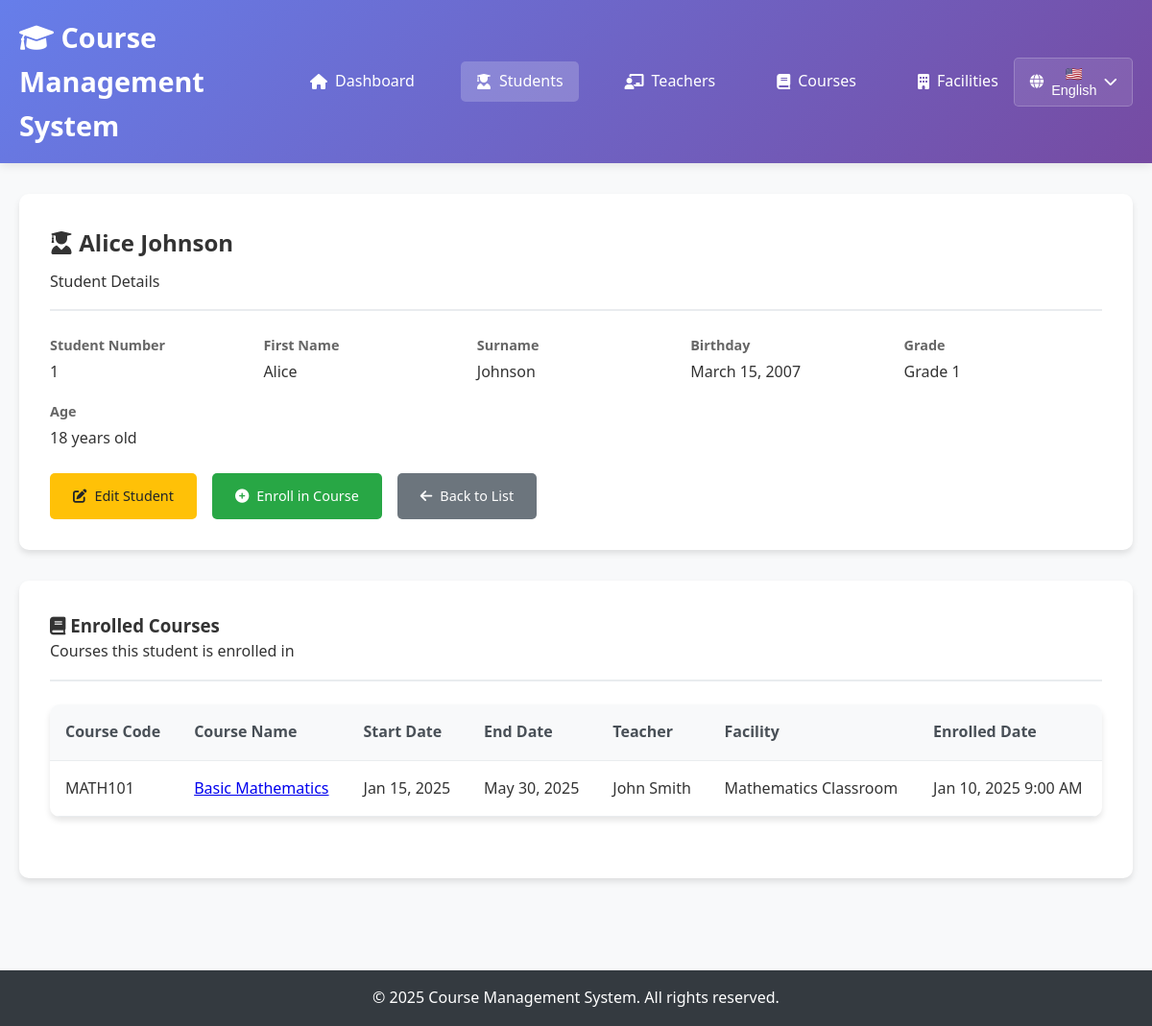
The page /students/view.php?id=1 on the database as committed earlier.
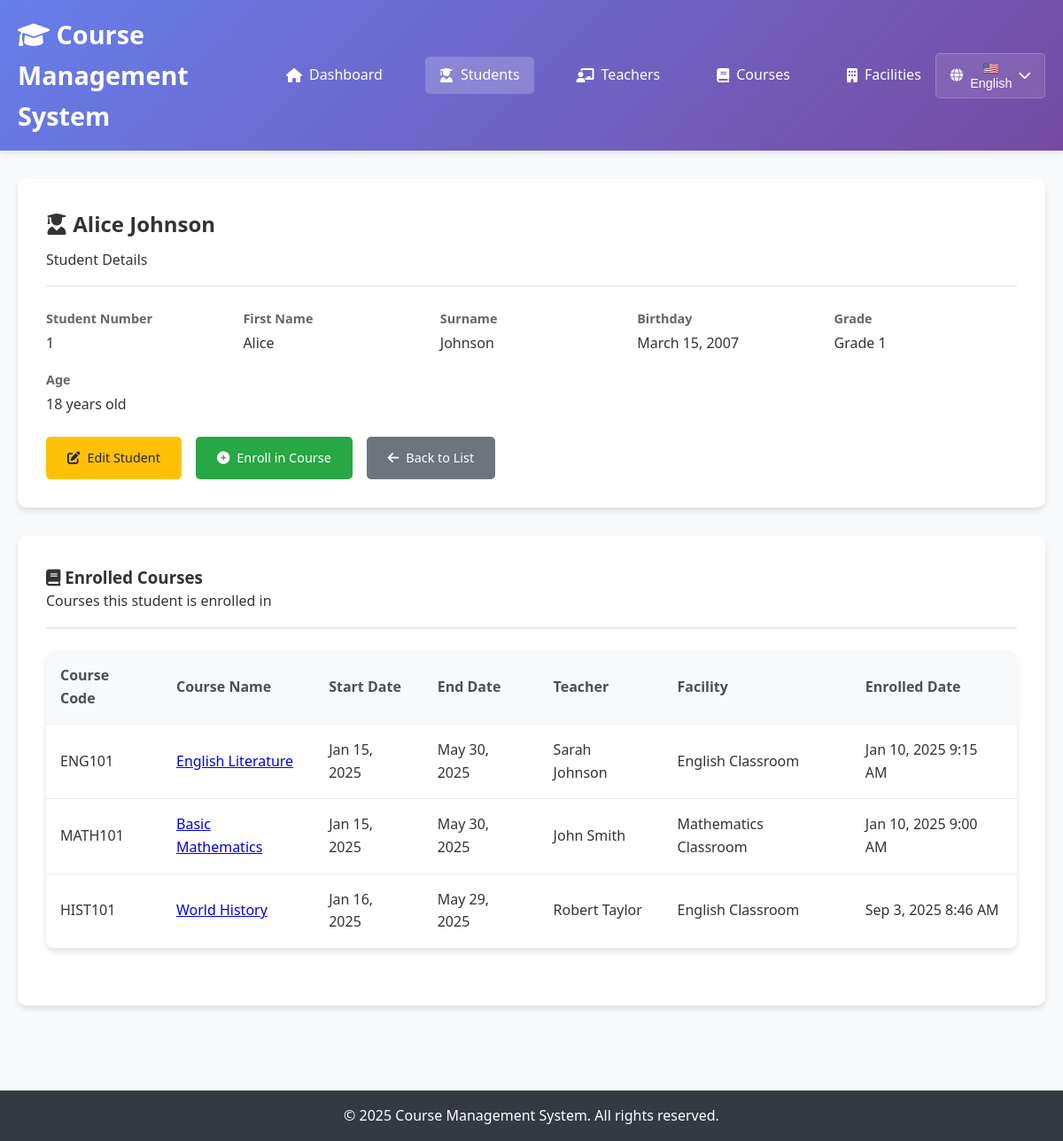
The same page on the database as committed later.
### tables this page shows
CREATE TABLE `course_logins` (
  `emblem` int(11) NOT NULL,
  `student_id` int(11) DEFAULT NULL,
  `course_id` varchar(20) DEFAULT NULL,
  `login_date_time` datetime DEFAULT current_timestamp()
);

CREATE TABLE `courses` (
  `emblem` varchar(20) NOT NULL,
  `name` varchar(100) NOT NULL,
  `description` text DEFAULT NULL,
  `start_day` date NOT NULL,
  `rest_of_day` date NOT NULL,
  `teacher_id` int(11) DEFAULT NULL,
  `facility_id` varchar(20) DEFAULT NULL
);

CREATE TABLE `facilities` (
  `emblem` varchar(20) NOT NULL,
  `name` varchar(100) NOT NULL,
  `capacity` int(11) NOT NULL
);

### config/database.php (called while the page is built, shortened)
<?php
function executeQuery($pdo, $sql, $params = []) {
    try {
        $stmt = $pdo->prepare($sql);
        $stmt->execute($params);
        return $stmt;
    } catch(PDOException $e) {
        throw new Exception("Query failed: " . $e->getMessage());
    }
}
function getRecordById($pdo, $table, $idColumn, $id) {
    $stmt = executeQuery($pdo, "SELECT * FROM $table WHERE $idColumn = ?", [$id]);
    return $stmt->fetch();
}
?>

### students/view.php (the view, shortened to what the changed rows need)
<?php
require_once '../config/database.php';
$student_id = $_GET['id'] ?? null;
try {
    $student = getRecordById($pdo, 'students', 'student_number', $student_id);
    $sql = "SELECT c.emblem, c.name, c.start_day, c.rest_of_day,
                   CONCAT(t.first_name, ' ', t.surname) as teacher_name,
                   f.name as facility_name,
                   cl.login_date_time
            FROM course_logins cl
            JOIN courses c ON cl.course_id = c.emblem
            LEFT JOIN teachers t ON c.teacher_id = t.identification_number
            LEFT JOIN facilities f ON c.facility_id = f.emblem
            WHERE cl.student_id = ?
            ORDER BY c.start_day";
    $stmt = executeQuery($pdo, $sql, [$student_id]);
    $enrolledCourses = $stmt->fetchAll();
} catch(Exception $e) {
    $error = "Error loading student details: " . $e->getMessage();
}
?>
<!DOCTYPE html>
<html lang="en">
<head>
    <link rel="stylesheet" href="../css/style.css">
    <link href="https://cdnjs.cloudflare.com/ajax/libs/font-awesome/6.0.0/css/all.min.css" rel="stylesheet">
</head>
<body>
    <header>
        <nav class="navbar">
            <div class="nav-container">
                <h1><i class="fas fa-graduation-cap"></i> Course Management System</h1>
            </div>
        </nav>
    </header>
    <main class="main-content">
        <div class="container">
            <?php if (isset($student)): ?>
                <div class="detail-card">
                    <div class="detail-header">
                        <h2><i class="fas fa-user-graduate"></i> <?= htmlspecialchars($student['first_name'] . ' ' . $student['surname']) ?></h2>
                    </div>
                </div>
                <div class="detail-card">
                    <?php if (count($enrolledCourses) > 0): ?>
                        <div class="table">
                            <table>
                                <thead>
                                    <tr>
                                        <th>Course Code</th>
                                        <th>Course Name</th>
                                        <th>Start Date</th>
                                        <th>End Date</th>
                                        <th>Teacher</th>
                                        <th>Facility</th>
                                        <th>Enrolled Date</th>
                                    </tr>
                                </thead>
                                <tbody>
                                    <?php foreach ($enrolledCourses as $course): ?>
                                        <tr>
                                            <td><?= htmlspecialchars($course['emblem']) ?></td>
                                            <td>
                                                <a href="../courses/view.php?id=<?= $course['emblem'] ?>">
                                                    <?= htmlspecialchars($course['name']) ?>
                                                </a>
                                            </td>
                                            <td><?= date('M j, Y', strtotime($course['start_day'])) ?></td>
                                            <td><?= date('M j, Y', strtotime($course['rest_of_day'])) ?></td>
                                            <td><?= htmlspecialchars($course['teacher_name'] ?: 'No teacher assigned') ?></td>
                                            <td><?= htmlspecialchars($course['facility_name'] ?: 'No facility assigned') ?></td>
                                            <td><?= date('M j, Y g:i A', strtotime($course['login_date_time'])) ?></td>
                                        </tr>
                                    <?php endforeach; ?>
                                </tbody>
                            </table>
                        </div>
                    <?php endif; ?>
                </div>
            <?php endif; ?>
        </div>
    </main>
</body>
</html>

Rows that differ between the two databases and show on the page:
now on this page (row edited): course_logins: course.emblem "ENG101", course.name "English Literature", course.start_day "Jan 15, 2025", course.rest_of_day "May 30, 2025", teacher_name "Sarah Johnson", facilities.name "English Classroom", login_date_time "Jan 10, 2025 9:15 AM"
added course_logins: course.emblem "HIST101", course.name "World History", course.start_day "Jan 16, 2025", course.rest_of_day "May 29, 2025", teacher_name "Robert Taylor", facilities.name "English Classroom", login_date_time "Sep 3, 2025 8:46 AM"
